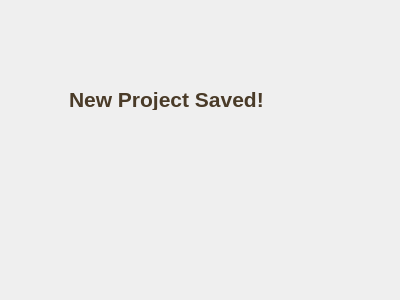
<?xml version="1.0" encoding="UTF-8"?>
<ui version="4.0">
 <class>Dialog</class>
 <widget class="QDialog" name="Dialog">
  <property name="geometry">
   <rect>
    <x>0</x>
    <y>0</y>
    <width>400</width>
    <height>300</height>
   </rect>
  </property>
  <property name="windowTitle">
   <string>Dialog</string>
  </property>
  <widget class="QWidget" name="widget" native="true">
   <property name="geometry">
    <rect>
     <x>-1</x>
     <y>-1</y>
     <width>401</width>
     <height>301</height>
    </rect>
   </property>
   <layout class="QVBoxLayout" name="verticalLayout">
    <item>
     <widget class="QWidget" name="widget_2" native="true">
      <widget class="QLabel" name="label">
       <property name="geometry">
        <rect>
         <x>70</x>
         <y>90</y>
         <width>231</width>
         <height>21</height>
        </rect>
       </property>
       <property name="font">
        <font>
         <family>Arial</family>
         <pointsize>16</pointsize>
         <italic>false</italic>
         <bold>true</bold>
        </font>
       </property>
       <property name="styleSheet">
        <string notr="true">QLabel { font: 900 &quot;Segoe UI&quot;; color: #4A3B28; font-family: Arial; Text-align: Center; font-size: 16pt;}</string>
       </property>
       <property name="text">
        <string>New Project Saved!</string>
       </property>
      </widget>
      <widget class="QWidget" name="widget_3" native="true">
       <property name="geometry">
        <rect>
         <x>0</x>
         <y>130</y>
         <width>383</width>
         <height>138</height>
        </rect>
       </property>
       <widget class="QWidget" name="widget_4" native="true">
        <property name="geometry">
         <rect>
          <x>100</x>
          <y>10</y>
          <width>151</width>
          <height>101</height>
         </rect>
        </property>
        <property name="styleSheet">
         <string notr="true">#widget_4{
background-image: url(:/images/ok 3.png);
background-repeat: no-repeat; 
background-position: center;}</string>
        </property>
       </widget>
      </widget>
     </widget>
    </item>
   </layout>
  </widget>
 </widget>
 <resources>
  <include location="../images/images.qrc"/>
 </resources>
 <connections/>
</ui>
